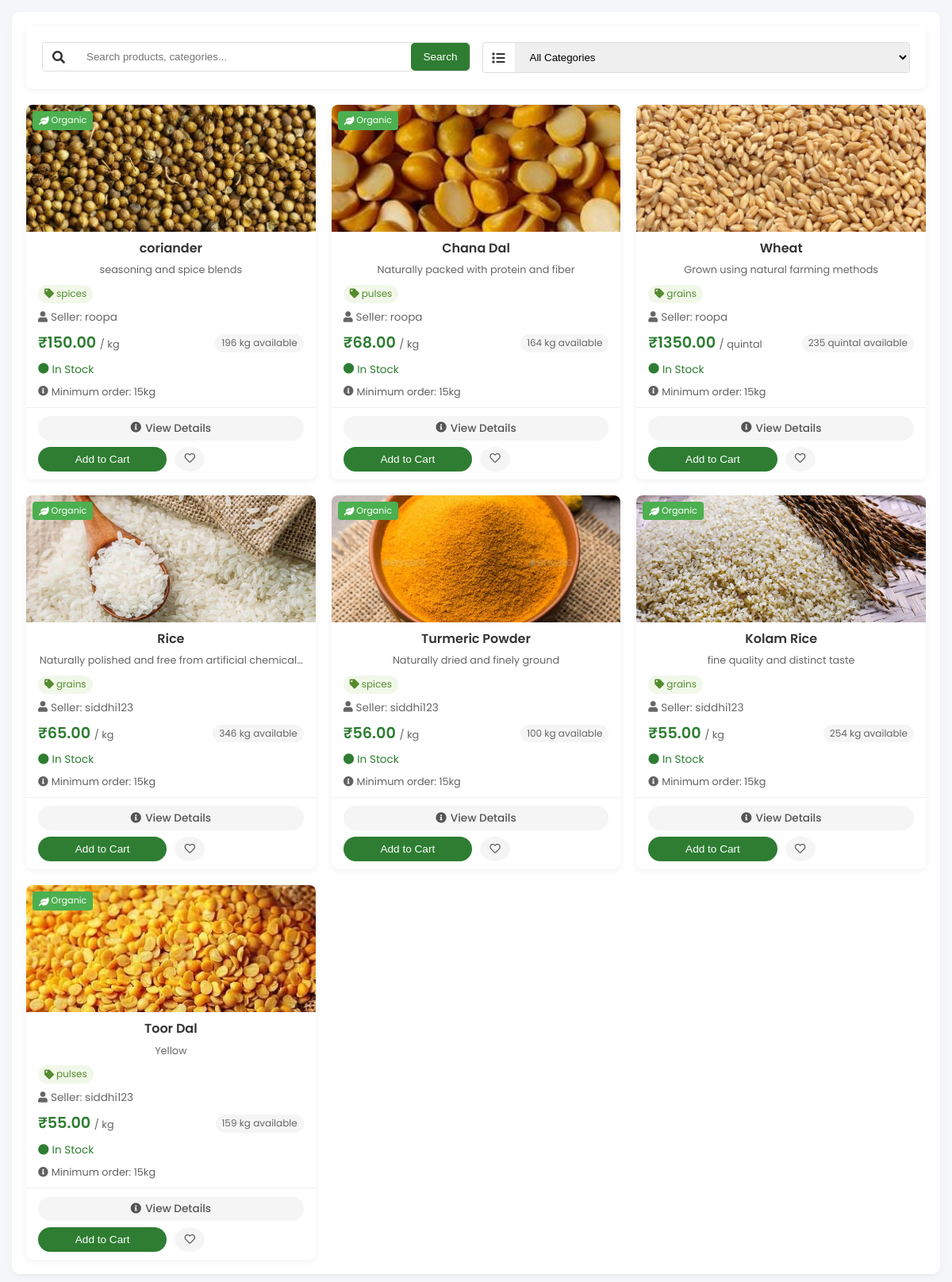
The page /buyer_tabs/browse_products.php?tab=browse_products on the database its author committed.
### tables this page shows
CREATE TABLE IF NOT EXISTS `products` (
  `id` int NOT NULL AUTO_INCREMENT,
  `name` varchar(255) NOT NULL,
  `description` text,
  `price` decimal(10,2) NOT NULL,
  `unit` varchar(50) NOT NULL,
  `quantity` int NOT NULL,
  `category` varchar(100) NOT NULL,
  `location` varchar(100) NOT NULL,
  `image_url` varchar(255) DEFAULT NULL,
  `seller_id` int NOT NULL,
  `organic_certified` tinyint(1) DEFAULT '0',
  `in_stock` tinyint(1) DEFAULT '1',
  `delivery_options` varchar(255) DEFAULT NULL,
  `created_at` timestamp NULL DEFAULT CURRENT_TIMESTAMP,
  `updated_at` timestamp NULL DEFAULT CURRENT_TIMESTAMP ON UPDATE CURRENT_TIMESTAMP,
  PRIMARY KEY (`id`),
  KEY `seller_id` (`seller_id`)
);

CREATE TABLE IF NOT EXISTS `users` (
  `id` int NOT NULL AUTO_INCREMENT,
  `username` varchar(100) NOT NULL,
  `email` varchar(100) NOT NULL,
  `password_hash` varchar(255) NOT NULL,
  `role` enum('Farmer','Buyer','Admin') NOT NULL,
  `status` enum('approved','pending') NOT NULL DEFAULT 'pending',
  `otp` varchar(6) NOT NULL,
  `otp_verified` tinyint(1) DEFAULT '0',
  `otp_timestamp` timestamp NULL DEFAULT CURRENT_TIMESTAMP,
  `reset_token` varchar(300) DEFAULT NULL,
  `reset_token_expiry` datetime DEFAULT NULL,
  `address_line1` varchar(255) DEFAULT NULL,
  `address_line2` varchar(255) DEFAULT NULL,
  `city` varchar(100) DEFAULT NULL,
  `state` varchar(100) DEFAULT NULL,
  `postal_code` varchar(20) DEFAULT NULL,
  `country` varchar(100) DEFAULT NULL,
  `phone` varchar(20) DEFAULT NULL,
  PRIMARY KEY (`id`),
  UNIQUE KEY `email` (`email`)
);

### buyer_tabs/browse_products.php (the view, shortened to what this page needs)
<?php
include 'db.php';
$where_clause = "WHERE in_stock = 1";
$search_param = '';
$product_query = "SELECT p.*, u.username as seller_name
 FROM products p
 JOIN users u ON p.seller_id = u.id
 $where_clause ORDER BY created_at DESC";
$result = mysqli_query($conn, $product_query);
$wishlist_items = [];
?>
<!DOCTYPE html>
<html lang="en">
<head>
    <link rel="stylesheet" href="https://cdnjs.cloudflare.com/ajax/libs/font-awesome/5.15.4/css/all.min.css">
</head>
<body>
    <div class="products-container">
        <div class="header-section">
<div class="filter-section">
    <div class="row">
        <div class="col-12 col-md-6">
            <div class="search-wrapper">
                <form action="" method="GET" class="d-flex align-items-center">
                    <div class="input-group">
                        <span class="input-group-text">
                            <i class="fas fa-search"></i>
                        </span>
                        <input type="text" name="search" class="form-control"
                               placeholder="Search products, categories..."
                               value="<?php echo htmlspecialchars($search_param); ?>">
                        <button class="btn btn-success" type="submit">Search</button>
                    </div>
                </form>
            </div>
        </div>
        <div class="col-12 col-md-6">
            <form action="" method="GET">
                <div class="input-group">
                    <span class="input-group-text">
                        <i class="fas fa-list"></i>
                    </span>
                    <select name="category" class="form-control" onchange="this.form.submit()">
                        <option value="">All Categories</option>
                    </select>
                </div>
            </form>
        </div>
    </div>
</div>
        <div class="product-grid">
            <?php
            if ($result && $result->num_rows > 0) {
                while ($product = $result->fetch_assoc()) {
                    $stockStatus = $product['quantity'] > 10 ? 'In Stock' : ($product['quantity'] > 0 ? 'Low Stock' : 'Out of Stock');
                    $stockClass = $product['quantity'] > 10 ? 'in-stock' : ($product['quantity'] > 0 ? 'low-stock' : 'out-of-stock');
                    $isInWishlist = in_array($product['id'], $wishlist_items);
            ?>
                <div class="product-card">
                    <div class="product-image">
                        <img src="<?php echo !empty($product['image_url']) ? htmlspecialchars($product['image_url']) : 'ASSETS/IMAGES/default-product.jpg'; ?>"
                             alt="<?php echo htmlspecialchars($product['name']); ?>">
                        <?php if($product['organic_certified']): ?>
                            <div class="organic-badge">
                                <i class="fas fa-leaf"></i> Organic
                            </div>
                        <?php endif; ?>
                    </div>
                    <div class="product-info">
                        <h3><?php echo htmlspecialchars($product['name']); ?></h3>
                        <?php if(!empty($product['description'])): ?>
                            <p class="description"><?php echo htmlspecialchars($product['description']); ?></p>
                        <?php endif; ?>
                        <div class="badge-container">
                            <span class="category-badge">
                                <i class="fas fa-tag"></i> <?php echo htmlspecialchars($product['category']); ?>
                            </span>
                        </div>
                        <p class="seller-info">
                            <i class="fas fa-user"></i> Seller: <?php echo htmlspecialchars($product['seller_name']); ?>
                        </p>
                        <div class="price-section">
                            <span class="price">
                                ₹<?php echo htmlspecialchars($product['price']); ?> <span class="unit-text">/ <?php echo htmlspecialchars($product['unit']); ?></span>
                            </span>
                            <span class="quantity-badge">
                                <?php echo htmlspecialchars($product['quantity']) . ' ' . htmlspecialchars($product['unit']); ?> available
                            </span>
                        </div>
                        <div class="stock-status <?php echo $stockClass; ?>">
                            <i class="fas fa-circle"></i> <?php echo $stockStatus; ?>
                        </div>
                        <div class="minimum-qty-warning">
                            <i class="fas fa-info-circle"></i> Minimum order: 15kg
                        </div>
                    </div>
                    <div class="product-actions">
                        <a href="product_details.php?id=<?php echo $product['id']; ?>" class="btn view-details">
                            <i class="fas fa-info-circle"></i> View Details
                        </a>
                        <div class="primary-action">
                        <form action="add_to_cart.php" method="POST">
                                        <button type="submit" class="btn btn-success add-to-cart-btn">Add to Cart</button>
                                    </form>
                            <form action="add_to_wishlist.php" method="POST">
                                <button type="submit" class="btn wishlist-btn <?php echo $isInWishlist ? 'active' : ''; ?>">
                                    <i class="<?php echo $isInWishlist ? 'fas fa-heart' : 'far fa-heart'; ?>"></i>
                                </button>
                            </form>
                        </div>
                    </div>
                </div>
            <?php
                }
            } else {
                echo '<div class="no-products">
                    <i class="fas fa-info-circle"></i>
                    No products available at this moment. Please check back later or try different search criteria.
                </div>';
            }
            ?>
        </div>
    </div>
<div class="custom-toast-container">
</div>
</body>
</html>

### rows shown on the page
products: image_url+name (picture), organic_certified 1 (drawn), name "coriander", description "seasoning and spice blends", category "spices", seller.username "roopa", price "150.00", unit "kg", quantity "196", quantity "In Stock"
products: image_url (picture), organic_certified 1 (drawn), name "Chana Dal", description "Naturally packed with protein and fiber", category "pulses", seller.username "roopa", price "68.00", unit "kg", quantity "164", quantity "In Stock"
products: image_url (picture), name "Wheat", description "Grown using natural farming methods", category "grains", seller.username "roopa", price "1350.00", unit "quintal", quantity "235", quantity "In Stock"
products: image_url (picture), organic_certified 1 (drawn), name "Rice", description "Naturally polished and free from artificial…", category "grains", seller.username "siddhi123", price "65.00", unit "kg", quantity "346", quantity "In Stock"
products: image_url (picture), organic_certified 1 (drawn), name "Turmeric Powder", description "Naturally dried and finely ground", category "spices", seller.username "siddhi123", price "56.00", unit "kg", quantity "100", quantity "In Stock"
products: image_url (picture), organic_certified 1 (drawn), name "Kolam Rice", description "fine quality and distinct taste", category "grains", seller.username "siddhi123", price "55.00", unit "kg", quantity "254", quantity "In Stock"
products: image_url (picture), organic_certified 1 (drawn), name "Toor Dal", description "Yellow", category "pulses", seller.username "siddhi123", price "55.00", unit "kg", quantity "159", quantity "In Stock"
